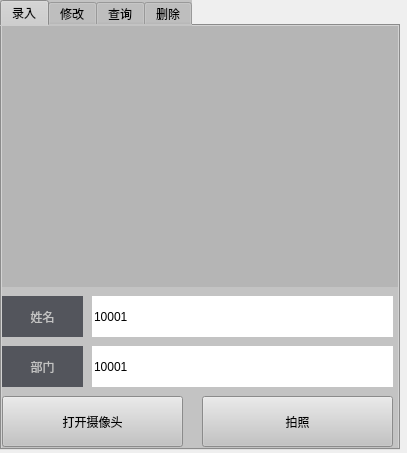
<?xml version="1.0" encoding="UTF-8"?>
<ui version="4.0">
 <class>Form</class>
 <widget class="QWidget" name="Form">
  <property name="geometry">
   <rect>
    <x>0</x>
    <y>0</y>
    <width>407</width>
    <height>453</height>
   </rect>
  </property>
  <property name="windowTitle">
   <string>Form</string>
  </property>
  <widget class="QTabWidget" name="tabWidget">
   <property name="geometry">
    <rect>
     <x>0</x>
     <y>0</y>
     <width>400</width>
     <height>450</height>
    </rect>
   </property>
   <property name="styleSheet">
    <string notr="true">background-color: rgb(195, 195, 195);</string>
   </property>
   <property name="currentIndex">
    <number>0</number>
   </property>
   <widget class="QWidget" name="tab">
    <attribute name="title">
     <string>录入</string>
    </attribute>
    <widget class="QLabel" name="label">
     <property name="geometry">
      <rect>
       <x>0</x>
       <y>0</y>
       <width>401</width>
       <height>261</height>
      </rect>
     </property>
     <property name="styleSheet">
      <string notr="true">background-color: rgb(181, 181, 181);</string>
     </property>
     <property name="text">
      <string/>
     </property>
    </widget>
    <widget class="QPushButton" name="pushButton">
     <property name="geometry">
      <rect>
       <x>0</x>
       <y>370</y>
       <width>181</width>
       <height>51</height>
      </rect>
     </property>
     <property name="styleSheet">
      <string notr="true">border-color: rgb(0, 0, 0);
font: 12pt &quot;微软雅黑&quot;;</string>
     </property>
     <property name="text">
      <string>打开摄像头</string>
     </property>
    </widget>
    <widget class="QPushButton" name="pushButton_2">
     <property name="geometry">
      <rect>
       <x>200</x>
       <y>370</y>
       <width>191</width>
       <height>51</height>
      </rect>
     </property>
     <property name="styleSheet">
      <string notr="true">font: 12pt &quot;微软雅黑&quot;;</string>
     </property>
     <property name="text">
      <string>拍照</string>
     </property>
    </widget>
    <widget class="QWidget" name="widget_7" native="true">
     <property name="geometry">
      <rect>
       <x>0</x>
       <y>320</y>
       <width>391</width>
       <height>41</height>
      </rect>
     </property>
     <widget class="QLabel" name="label_8">
      <property name="geometry">
       <rect>
        <x>0</x>
        <y>0</y>
        <width>81</width>
        <height>41</height>
       </rect>
      </property>
      <property name="styleSheet">
       <string notr="true">background-color: rgb(37,40,49,180);
color: rgb(195, 195, 195);
font: 14pt &quot;微软雅黑&quot;;</string>
      </property>
      <property name="text">
       <string>部门</string>
      </property>
      <property name="alignment">
       <set>Qt::AlignCenter</set>
      </property>
     </widget>
     <widget class="QLineEdit" name="lineEdit_7">
      <property name="geometry">
       <rect>
        <x>90</x>
        <y>0</y>
        <width>301</width>
        <height>41</height>
       </rect>
      </property>
      <property name="styleSheet">
       <string notr="true">border:none;
font: 14pt &quot;微软雅黑&quot;;
color: rgb(0, 0, 0);
background-color: rgb(255, 255, 255);</string>
      </property>
      <property name="text">
       <string>10001</string>
      </property>
     </widget>
    </widget>
    <widget class="QWidget" name="widget_8" native="true">
     <property name="geometry">
      <rect>
       <x>0</x>
       <y>270</y>
       <width>391</width>
       <height>41</height>
      </rect>
     </property>
     <widget class="QLabel" name="label_9">
      <property name="geometry">
       <rect>
        <x>0</x>
        <y>0</y>
        <width>81</width>
        <height>41</height>
       </rect>
      </property>
      <property name="styleSheet">
       <string notr="true">background-color: rgb(37,40,49,180);
color: rgb(195, 195, 195);
font: 14pt &quot;微软雅黑&quot;;</string>
      </property>
      <property name="text">
       <string>姓名</string>
      </property>
      <property name="alignment">
       <set>Qt::AlignCenter</set>
      </property>
     </widget>
     <widget class="QLineEdit" name="lineEdit_8">
      <property name="geometry">
       <rect>
        <x>90</x>
        <y>0</y>
        <width>301</width>
        <height>41</height>
       </rect>
      </property>
      <property name="styleSheet">
       <string notr="true">border:none;
font: 14pt &quot;微软雅黑&quot;;
color: rgb(0, 0, 0);
background-color: rgb(255, 255, 255);</string>
      </property>
      <property name="text">
       <string>10001</string>
      </property>
     </widget>
    </widget>
   </widget>
   <widget class="QWidget" name="tab_2">
    <attribute name="title">
     <string>修改</string>
    </attribute>
    <widget class="QWidget" name="widget_3" native="true">
     <property name="geometry">
      <rect>
       <x>0</x>
       <y>10</y>
       <width>391</width>
       <height>41</height>
      </rect>
     </property>
     <widget class="QLabel" name="label_4">
      <property name="geometry">
       <rect>
        <x>0</x>
        <y>0</y>
        <width>81</width>
        <height>41</height>
       </rect>
      </property>
      <property name="styleSheet">
       <string notr="true">background-color: rgb(37,40,49,180);
color: rgb(195, 195, 195);
font: 14pt &quot;微软雅黑&quot;;</string>
      </property>
      <property name="text">
       <string>工号</string>
      </property>
      <property name="alignment">
       <set>Qt::AlignCenter</set>
      </property>
     </widget>
     <widget class="QLineEdit" name="lineEdit_3">
      <property name="geometry">
       <rect>
        <x>90</x>
        <y>0</y>
        <width>301</width>
        <height>41</height>
       </rect>
      </property>
      <property name="styleSheet">
       <string notr="true">border:none;
font: 14pt &quot;微软雅黑&quot;;
color: rgb(0, 0, 0);
background-color: rgb(255, 255, 255);</string>
      </property>
      <property name="text">
       <string>10001</string>
      </property>
     </widget>
    </widget>
    <widget class="QPushButton" name="pushButton_3">
     <property name="geometry">
      <rect>
       <x>0</x>
       <y>160</y>
       <width>391</width>
       <height>51</height>
      </rect>
     </property>
     <property name="styleSheet">
      <string notr="true">font: 12pt &quot;微软雅黑&quot;;</string>
     </property>
     <property name="text">
      <string>修改</string>
     </property>
    </widget>
    <widget class="QWidget" name="widget_4" native="true">
     <property name="geometry">
      <rect>
       <x>0</x>
       <y>60</y>
       <width>391</width>
       <height>41</height>
      </rect>
     </property>
     <widget class="QLabel" name="label_5">
      <property name="geometry">
       <rect>
        <x>0</x>
        <y>0</y>
        <width>81</width>
        <height>41</height>
       </rect>
      </property>
      <property name="styleSheet">
       <string notr="true">background-color: rgb(37,40,49,180);
color: rgb(195, 195, 195);
font: 14pt &quot;微软雅黑&quot;;</string>
      </property>
      <property name="text">
       <string>姓名</string>
      </property>
      <property name="alignment">
       <set>Qt::AlignCenter</set>
      </property>
     </widget>
     <widget class="QLineEdit" name="lineEdit_4">
      <property name="geometry">
       <rect>
        <x>90</x>
        <y>0</y>
        <width>301</width>
        <height>41</height>
       </rect>
      </property>
      <property name="styleSheet">
       <string notr="true">border:none;
font: 14pt &quot;微软雅黑&quot;;
color: rgb(0, 0, 0);
background-color: rgb(255, 255, 255);</string>
      </property>
      <property name="text">
       <string>10001</string>
      </property>
     </widget>
    </widget>
    <widget class="QWidget" name="widget_5" native="true">
     <property name="geometry">
      <rect>
       <x>0</x>
       <y>110</y>
       <width>391</width>
       <height>41</height>
      </rect>
     </property>
     <widget class="QLabel" name="label_6">
      <property name="geometry">
       <rect>
        <x>0</x>
        <y>0</y>
        <width>81</width>
        <height>41</height>
       </rect>
      </property>
      <property name="styleSheet">
       <string notr="true">background-color: rgb(37,40,49,180);
color: rgb(195, 195, 195);
font: 14pt &quot;微软雅黑&quot;;</string>
      </property>
      <property name="text">
       <string>部门</string>
      </property>
      <property name="alignment">
       <set>Qt::AlignCenter</set>
      </property>
     </widget>
     <widget class="QLineEdit" name="lineEdit_5">
      <property name="geometry">
       <rect>
        <x>90</x>
        <y>0</y>
        <width>301</width>
        <height>41</height>
       </rect>
      </property>
      <property name="styleSheet">
       <string notr="true">border:none;
font: 14pt &quot;微软雅黑&quot;;
color: rgb(0, 0, 0);
background-color: rgb(255, 255, 255);</string>
      </property>
      <property name="text">
       <string>10001</string>
      </property>
     </widget>
    </widget>
   </widget>
   <widget class="QWidget" name="tab_3">
    <attribute name="title">
     <string>查询</string>
    </attribute>
    <widget class="QWidget" name="widget_6" native="true">
     <property name="geometry">
      <rect>
       <x>0</x>
       <y>10</y>
       <width>281</width>
       <height>41</height>
      </rect>
     </property>
     <widget class="QLabel" name="label_7">
      <property name="geometry">
       <rect>
        <x>0</x>
        <y>0</y>
        <width>111</width>
        <height>41</height>
       </rect>
      </property>
      <property name="styleSheet">
       <string notr="true">background-color: rgb(37,40,49,180);
color: rgb(195, 195, 195);
font: 12pt &quot;微软雅黑&quot;;</string>
      </property>
      <property name="text">
       <string>输入工号</string>
      </property>
      <property name="alignment">
       <set>Qt::AlignCenter</set>
      </property>
     </widget>
     <widget class="QLineEdit" name="lineEdit_6">
      <property name="geometry">
       <rect>
        <x>120</x>
        <y>0</y>
        <width>161</width>
        <height>41</height>
       </rect>
      </property>
      <property name="styleSheet">
       <string notr="true">border:none;
background-color: rgb(255, 255, 255);
font: 12pt &quot;微软雅黑&quot;;
color: rgb(0, 0, 0);
</string>
      </property>
      <property name="text">
       <string>10001</string>
      </property>
     </widget>
    </widget>
    <widget class="QPushButton" name="pushButton_4">
     <property name="geometry">
      <rect>
       <x>290</x>
       <y>10</y>
       <width>101</width>
       <height>41</height>
      </rect>
     </property>
     <property name="styleSheet">
      <string notr="true">font: 12pt &quot;微软雅黑&quot;;</string>
     </property>
     <property name="text">
      <string>查询</string>
     </property>
    </widget>
    <widget class="QTextEdit" name="textEdit">
     <property name="geometry">
      <rect>
       <x>0</x>
       <y>60</y>
       <width>391</width>
       <height>361</height>
      </rect>
     </property>
     <property name="styleSheet">
      <string notr="true">background-color: rgb(235, 235, 235);
font: 10pt &quot;微软雅黑&quot;;</string>
     </property>
     <property name="html">
      <string>&lt;!DOCTYPE HTML PUBLIC &quot;-//W3C//DTD HTML 4.0//EN&quot; &quot;http://www.w3.org/TR/REC-html40/strict.dtd&quot;&gt;
&lt;html&gt;&lt;head&gt;&lt;meta name=&quot;qrichtext&quot; content=&quot;1&quot; /&gt;&lt;style type=&quot;text/css&quot;&gt;
p, li { white-space: pre-wrap; }
&lt;/style&gt;&lt;/head&gt;&lt;body style=&quot; font-family:'微软雅黑'; font-size:10pt; font-weight:400; font-style:normal;&quot;&gt;
&lt;p style=&quot;-qt-paragraph-type:empty; margin-top:0px; margin-bottom:0px; margin-left:0px; margin-right:0px; -qt-block-indent:0; text-indent:0px;&quot;&gt;&lt;br /&gt;&lt;/p&gt;&lt;/body&gt;&lt;/html&gt;</string>
     </property>
    </widget>
   </widget>
   <widget class="QWidget" name="tab_4">
    <attribute name="title">
     <string>删除</string>
    </attribute>
    <widget class="QWidget" name="widget_9" native="true">
     <property name="geometry">
      <rect>
       <x>0</x>
       <y>10</y>
       <width>281</width>
       <height>41</height>
      </rect>
     </property>
     <widget class="QLabel" name="label_10">
      <property name="geometry">
       <rect>
        <x>0</x>
        <y>0</y>
        <width>111</width>
        <height>41</height>
       </rect>
      </property>
      <property name="styleSheet">
       <string notr="true">background-color: rgb(37,40,49,180);
color: rgb(195, 195, 195);
font: 12pt &quot;微软雅黑&quot;;</string>
      </property>
      <property name="text">
       <string>输入工号</string>
      </property>
      <property name="alignment">
       <set>Qt::AlignCenter</set>
      </property>
     </widget>
     <widget class="QLineEdit" name="lineEdit_9">
      <property name="geometry">
       <rect>
        <x>120</x>
        <y>0</y>
        <width>161</width>
        <height>41</height>
       </rect>
      </property>
      <property name="styleSheet">
       <string notr="true">border:none;
background-color: rgb(255, 255, 255);
font: 12pt &quot;微软雅黑&quot;;
color: rgb(0, 0, 0);
</string>
      </property>
      <property name="text">
       <string>10001</string>
      </property>
     </widget>
    </widget>
    <widget class="QPushButton" name="pushButton_5">
     <property name="geometry">
      <rect>
       <x>290</x>
       <y>10</y>
       <width>101</width>
       <height>41</height>
      </rect>
     </property>
     <property name="styleSheet">
      <string notr="true">font: 12pt &quot;微软雅黑&quot;;</string>
     </property>
     <property name="text">
      <string>删除</string>
     </property>
    </widget>
   </widget>
  </widget>
 </widget>
 <resources/>
 <connections/>
</ui>
